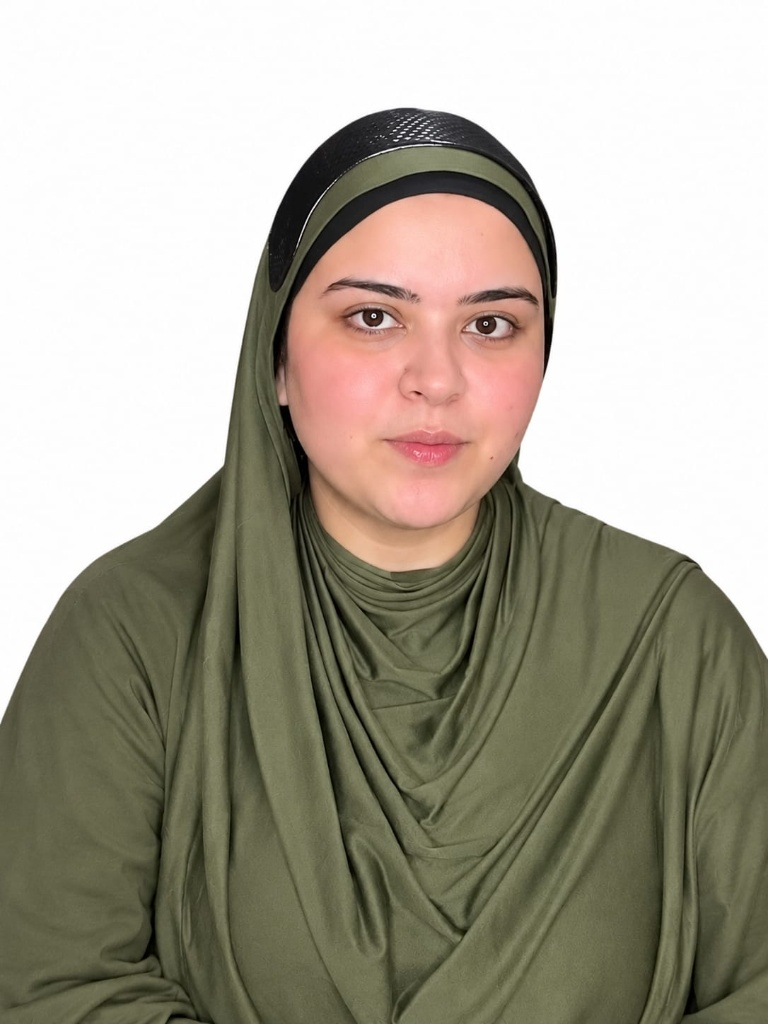
#> input picture frontend/design-assets/originals/model-olive-hijab.jpeg, 768 x 1024 px, found by its file name
$ python prepare_photos.py
#> lines starting #> are read from the running program, lines starting #| are printed output that depends on the picture
"""
Repeatable image processing script for HIJAB GRIP client photos.
Strips all metadata, crops, scales, and exports optimized WebP & JPEG assets.
"""

import os
import shutil
from PIL import Image, ImageFilter, ImageDraw

def strip_metadata(img: Image.Image) -> Image.Image:
    """Create a pristine copy of the image without any EXIF or metadata."""
    clean_img = Image.new(img.mode, img.size)
    clean_img.putdata(list(img.getdata()))
    return clean_img

def apply_privacy_face_blur(img: Image.Image) -> Image.Image:
    """
    Applies a tasteful gentle Gaussian blur to the influencer model's face for privacy,
    while keeping the black Hijab Grip band, undercap, and olive hijab fabric 100% sharp.
    """
    w, h = img.size
    blurred = img.filter(ImageFilter.GaussianBlur(radius=5))
    mask = Image.new('L', (w, h), 0)
    draw = ImageDraw.Draw(mask)
    cx, cy = 415, 385
    rx, ry = 120, 160
    draw.ellipse([cx - rx, cy - ry, cx + rx, cy + ry], fill=255)
    feathered_mask = mask.filter(ImageFilter.GaussianBlur(radius=20))
    return Image.composite(blurred, img, feathered_mask)

def process_photos():
    orig_dir = os.path.normpath("frontend/design-assets/originals")
    out_dirs = [
        os.path.normpath("frontend/public/assets/images"),
        os.path.normpath("frontend/public/images")
    ]
    archive_dir = os.path.normpath("frontend/design-assets/archive")

    for od in out_dirs:
        os.makedirs(od, exist_ok=True)
    os.makedirs(archive_dir, exist_ok=True)

    # 1. Archive non-black and outdated 3D render images
    files_to_archive = [
        "grip_three_pack_tray.jpg",
        "grip_isolated_nude.jpg",
        "grip_isolated_ivory.jpg",
        "packs_screen_full.png",
        "grip_isolated_black.jpg"
    ]

    for fname in files_to_archive:
        for od in out_dirs:
            src = os.path.join(od, fname)
            if os.path.exists(src):
                dest = os.path.join(archive_dir, fname)
                shutil.move(src, dest)
                print(f"Archived {src} -> {dest}")

    # 2. Process Model Photo (Olive Hijab with Black Grip)
    model_src = os.path.join(orig_dir, "model-olive-hijab.jpeg")
    if not os.path.exists(model_src):
        raise FileNotFoundError(f"Model source photo not found: {model_src}")

    im_model_raw = Image.open(model_src).convert("RGB")
#> im_model_raw is the input picture: PIL image 768x1024 RGB; mean R, G, B 167, 161.3, 147
    im_model = strip_metadata(im_model_raw)
#> in strip_metadata, `clean_img = Image.new(img.mode, img.size)`: clean_img: PIL image 768x1024 RGB; every value is 0
    im_model = apply_privacy_face_blur(im_model)
#> in apply_privacy_face_blur, `blurred = img.filter(ImageFilter.GaussianBlur(radius=5))`:
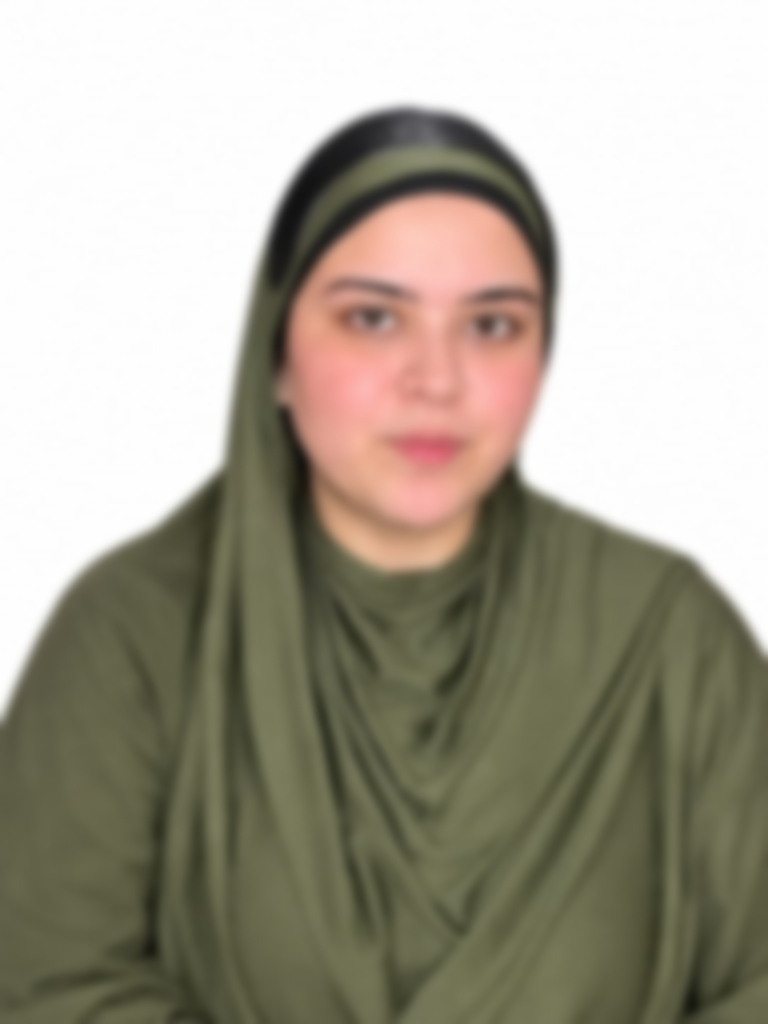
#> blurred: PIL image 768x1024 RGB; mean R, G, B 167.1, 161.3, 147
#> in apply_privacy_face_blur, `mask = Image.new('L', (w, h), 0)`: mask: PIL image 768x1024 L; every value is 0
#> in apply_privacy_face_blur, `feathered_mask = mask.filter(ImageFilter.GaussianBlur(radius=20))`:
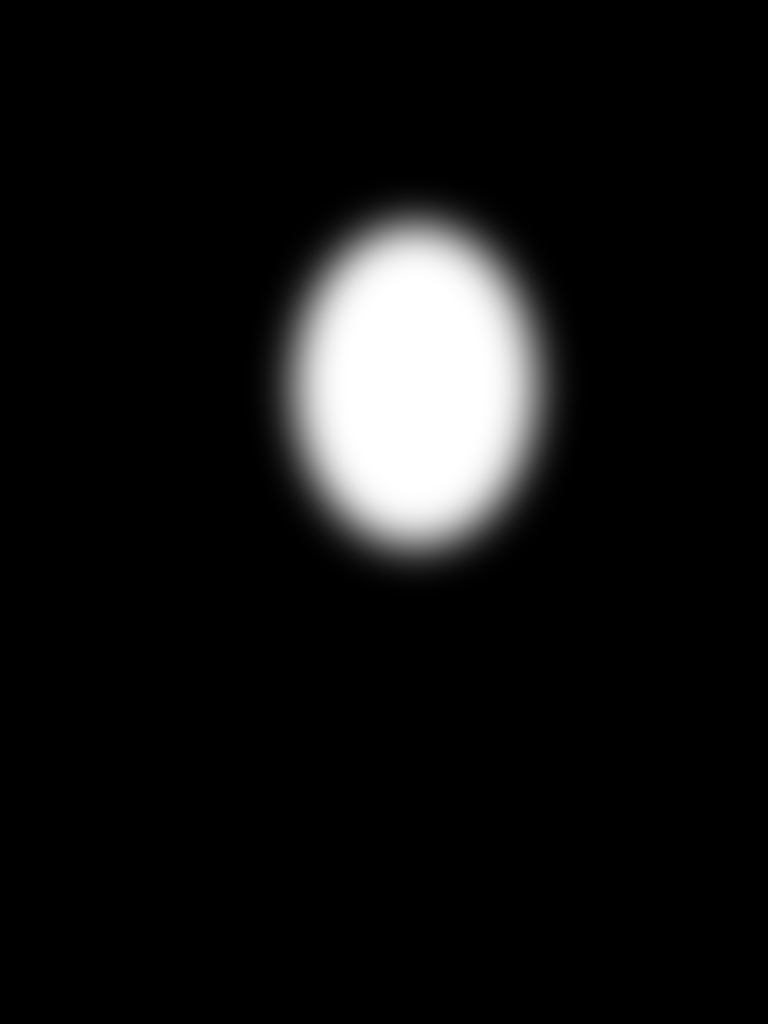
#> feathered_mask: PIL image 768x1024 L; min 0, max 255, mean 19.7

    # 4:5 Crop: original is 768x1024. For 4:5, height is 768 / 0.8 = 960.
    # The head/grip starts around y=104. Taking y from 48 to 1008 keeps 56px white margin at top.
    w, h = im_model.size
#> w = 768; h = 1024
    crop_4_5_h = int(w / 0.8) # 960
#> crop_4_5_h = 960
    crop_4_5_top = 48
    crop_4_5_bottom = crop_4_5_top + crop_4_5_h
#> crop_4_5_bottom = 1008
    im_model_4_5 = im_model.crop((0, crop_4_5_top, w, crop_4_5_bottom))
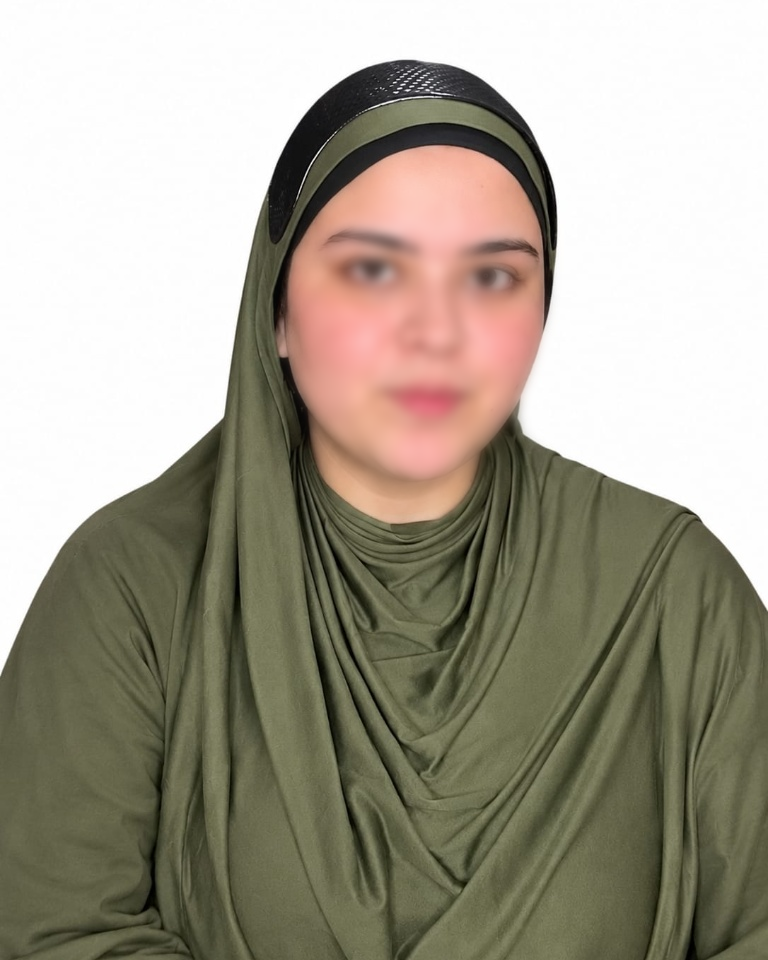
#> im_model_4_5: PIL image 768x960 RGB; mean R, G, B 163.9, 157.8, 143

    # Rescale to 1200x1500, 800x1000, 480x600
    model_sizes = {
        1200: (1200, 1500),
        800: (800, 1000),
        480: (480, 600)
    }

    print("\n--- Model 4:5 Exports ---")
    for width, size in model_sizes.items():
        resized = im_model_4_5.resize(size, Image.Resampling.LANCZOS)
        # WebP export
        webp_name = f"model-olive-hijab-{width}.webp"
        for od in out_dirs:
            target_webp = os.path.join(od, webp_name)
            resized.save(target_webp, "WEBP", quality=82, method=6)
        size_kb = os.path.getsize(os.path.join(out_dirs[0], webp_name)) / 1024
        print(f"{webp_name}: {size[0]}x{size[1]}, {size_kb:.1f} KB")

        # JPEG fallback for hero (1200px)
        if width == 1200:
            jpg_name = f"model-olive-hijab-{width}.jpg"
            for od in out_dirs:
                target_jpg = os.path.join(od, jpg_name)
                resized.save(target_jpg, "JPEG", quality=82, optimize=True)
            size_kb = os.path.getsize(os.path.join(out_dirs[0], jpg_name)) / 1024
            print(f"{jpg_name} (JPEG Fallback): {size[0]}x{size[1]}, {size_kb:.1f} KB")

    # Square Crop (800x800) centered on face & grip
    # Grip is at y=104. Taking y from 40 to 808 gives a 768x768 square.
    im_model_sq = im_model.crop((0, 40, 768, 808)).resize((800, 800), Image.Resampling.LANCZOS)
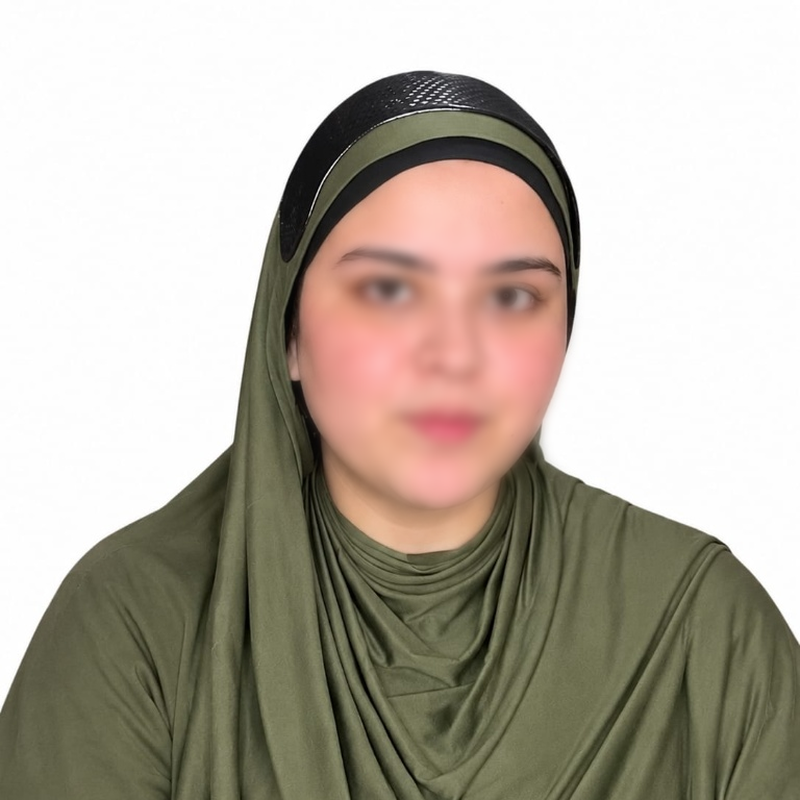
#> im_model_sq: PIL image 800x800 RGB; mean R, G, B 182.5, 174.7, 163.1
    sq_name = "model-olive-hijab-square-800.webp"
    for od in out_dirs:
        im_model_sq.save(os.path.join(od, sq_name), "WEBP", quality=82, method=6)
    size_kb = os.path.getsize(os.path.join(out_dirs[0], sq_name)) / 1024
    print(f"\n--- Model Square Export ---")
    print(f"{sq_name}: 800x800, {size_kb:.1f} KB")
#| model-olive-hijab-square-800.webp: 800x800, 23.7 KB

    # 3. Process Close-up Photo (Black Grip on Mannequin Head)
    grip_src = os.path.join(orig_dir, "grip-closeup.png")
    if not os.path.exists(grip_src):
#> (the run stopped early here; a loop or call above may not have finished)
